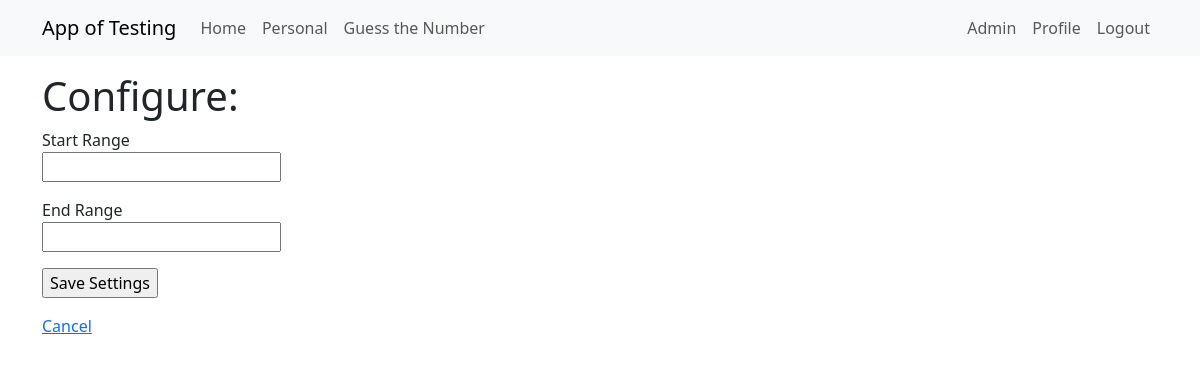
Page /gtnsettings (signed in) on the earlier database version.
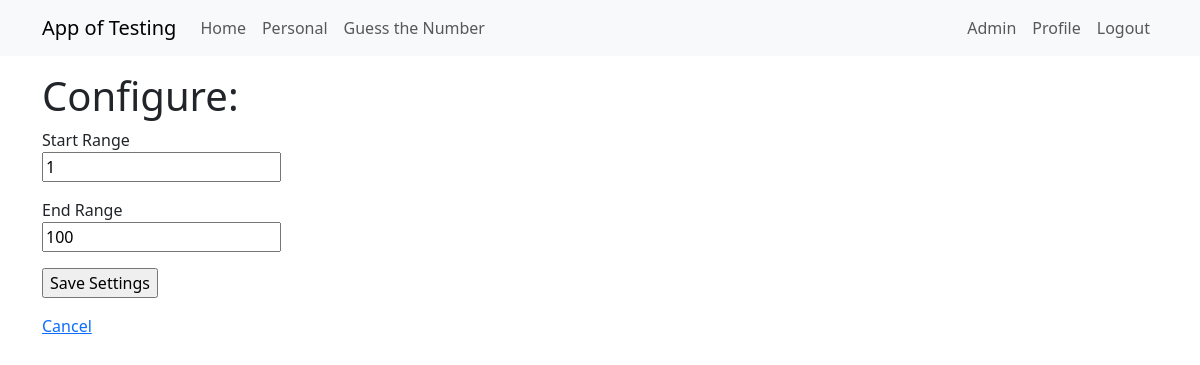
Same page on the later database version.
### app/models.py (models this page shows)
class GTNSettings(db.Model):
    id = db.Column(db.Integer, primary_key=True)
    user_id = db.Column(db.Integer, db.ForeignKey("user.id"))
    startrange = db.Column(db.Integer, default=1)
    endrange = db.Column(db.Integer, default=100)

### app/routes.py (the view, shortened to what this page needs)
@app.route('/gtnsettings', methods=['GET', 'POST'])
@login_required
def gtnsettings():
    gtnrangeform = GuessTheNumberSettingsForm(request.form)
    gtnsettings = db.session.query(GTNSettings).filter_by(user_id=current_user.id).first()
    return render_template("gtnsettings.html",
                           gtnrangeform=gtnrangeform,
                           gtnsettings=gtnsettings)

### app/forms.py
class GuessTheNumberSettingsForm(FlaskForm):
    startrange = IntegerField('Start Range', validators=[DataRequired()])
    endrange = IntegerField('End Range', validators=[DataRequired()])
    submit_settings = SubmitField('Save Settings')

### app/models.py (called while the page is built)
@login.user_loader
def load_user(id):
    return db.session.get(User, int(id))

### app/templates/gtnsettings.html (shortened to what this page needs)
{% extends "base.html" %}
{% block content %}
<div>
    <h1>Configure:</h1>
    <form action="" method="post" novalidate>
        <p>
            {{ gtnrangeform.startrange.label }}<br>
            {{ gtnrangeform.startrange(size=32, value=gtnsettings.startrange) }}
        </p>
        <p>
            {{ gtnrangeform.endrange.label }}<br>
            {{ gtnrangeform.endrange(size=32, value=gtnsettings.endrange) }}
        </p>
        <p>{{ gtnrangeform.submit_settings() }}</p>
</div>
<div>
    <a href="/guessthenumberhome" class="">Cancel</a>
</div>
{% endblock %}

Differences in the rows shown:
added GTNSettings: startrange "1", endrange "100"
